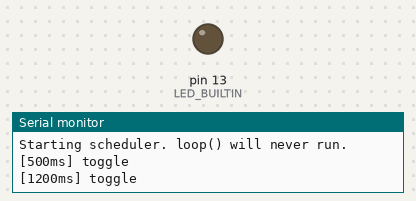
Bench run of a program on a simulated Teensy 4. Parts: output pins drawn as LEDs (lit = HIGH), the last lines printed to the serial monitor.

Above: at 0.2 s.
At 2.7 s:
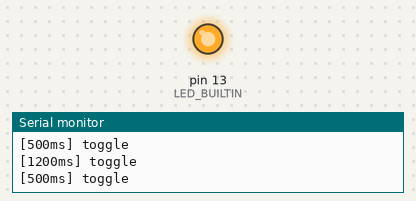
Timing chart, 0 to 4.0 s (numbered marks = the images above):
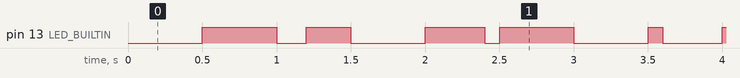

Measured:
- by itself, pin 13 (LED_BUILTIN): LOW → HIGH at 0.50 s, → LOW 0.50 s later, → HIGH 0.20 s later, → LOW 0.30 s later, … (345 changes in this stretch)
- by itself, everything shown: repeats every 3.5 s, in 10 steps

The program:

main.cpp
```cpp
/*
 * 01_blink_rtos — Introduction to FreeRTOS tasks
 * ================================================
 * Goal: Show that FreeRTOS lets you run multiple independent loops
 * "at the same time" without any extra wiring between them.
 *
 * Two tasks blink the built-in LED (pin 13) at different rates:
 *   TaskBlink500  → toggles every 500 ms
 *   TaskBlink1200 → toggles every 1200 ms
 *
 * In a plain Arduino sketch you could only do one rate cleanly. With RTOS
 * you just write each loop independently and the scheduler handles the rest.
 *
 * Key concepts introduced here:
 *   xTaskCreate()        — register a function as a task
 *   vTaskDelay()         — yield to other tasks for N ticks (1 tick = 1 ms)
 *   pdMS_TO_TICKS()      — convert milliseconds → tick count safely
 *   vTaskStartScheduler() — hand control to the RTOS (never returns)
 *   loop()               — empty; RTOS replaces it
 */

#include <Arduino.h>
#include "FreeRTOS.h"
#include "task.h"

// ── Task functions ───────────────────────────────────────────────────────────
// Every FreeRTOS task has the signature: void myTask(void *pvParams)
// The pvParams pointer lets you pass data in at creation time; we ignore it here.

void TaskBlink500(void *pvParams) {
    // Each task has its OWN infinite loop — it never returns to main.
    for (;;) {
        digitalWrite(LED_BUILTIN, !digitalRead(LED_BUILTIN));
        Serial.println("[500ms] toggle");

        // vTaskDelay suspends THIS task for the given number of ticks and
        // lets other tasks run. It is NOT like delay() — other tasks keep
        // executing while this one sleeps.
        vTaskDelay(pdMS_TO_TICKS(500));
    }
    // A task that exits its loop must call vTaskDelete(NULL) — but since
    // our loop is infinite we never reach here.
}

void TaskBlink1200(void *pvParams) {
    for (;;) {
        // We read back the pin state just to show both tasks sharing the same LED.
        // Watch the serial output — you'll see the 500ms task interleaving here.
        Serial.println("[1200ms] toggle");
        digitalWrite(LED_BUILTIN, !digitalRead(LED_BUILTIN));
        vTaskDelay(pdMS_TO_TICKS(1200));
    }
}

// ── setup() — runs once before the scheduler starts ─────────────────────────
void setup() {
    Serial.begin(115200);
    while (!Serial && millis() < 3000) {}   // wait for USB serial (up to 3s)

    pinMode(LED_BUILTIN, OUTPUT);

    Serial.println("=== 01_blink_rtos ===");
    Serial.println("Creating tasks...");

    // xTaskCreate arguments:
    //   1. task function
    //   2. human-readable name (for debugging)
    //   3. stack size in WORDS (not bytes!) — 256 words = 1024 bytes on 32-bit ARM
    //   4. parameter to pass to the task (NULL = none)
    //   5. priority (higher number = higher priority; max = configMAX_PRIORITIES - 1)
    //   6. task handle pointer (NULL = we don't need to reference this task later)
    BaseType_t ok1 = xTaskCreate(TaskBlink500,  "Blink500",  256, NULL, 1, NULL);
    BaseType_t ok2 = xTaskCreate(TaskBlink1200, "Blink1200", 256, NULL, 1, NULL);

    // Always assert that task creation succeeded — if the heap is too small
    // xTaskCreate returns pdFAIL and the task silently never runs.
    configASSERT(ok1 == pdPASS);
    configASSERT(ok2 == pdPASS);

    Serial.println("Starting scheduler. loop() will never run.");

    // Hand control to the RTOS.  After this line setup() never returns.
    // The scheduler picks the highest-priority ready task and runs it.
    vTaskStartScheduler();

    // If we somehow get here, something went very wrong (heap too small, etc.)
    Serial.println("ERROR: scheduler exited — halt.");
    while (true) {}
}

// ── loop() — intentionally empty ────────────────────────────────────────────
// The RTOS replaces loop(). The idle task runs here if no other task is ready.
void loop() {}

// ── Safety hooks ─────────────────────────────────────────────────────────────
// configCHECK_FOR_STACK_OVERFLOW and configUSE_MALLOC_FAILED_HOOK are enabled
// in FreeRTOSConfig.h. The freertos-teensy library provides default implementations
// that trigger a hard fault — visible as a Teensy reset or halt.
// To customise them (e.g. print to Serial), define the functions below, but note
// that Serial may not be safe to call from the stack-overflow hook context.
//
// void vApplicationStackOverflowHook(TaskHandle_t, char *pcTaskName) { while(1){} }
// void vApplicationMallocFailedHook()                                  { while(1){} }
```
